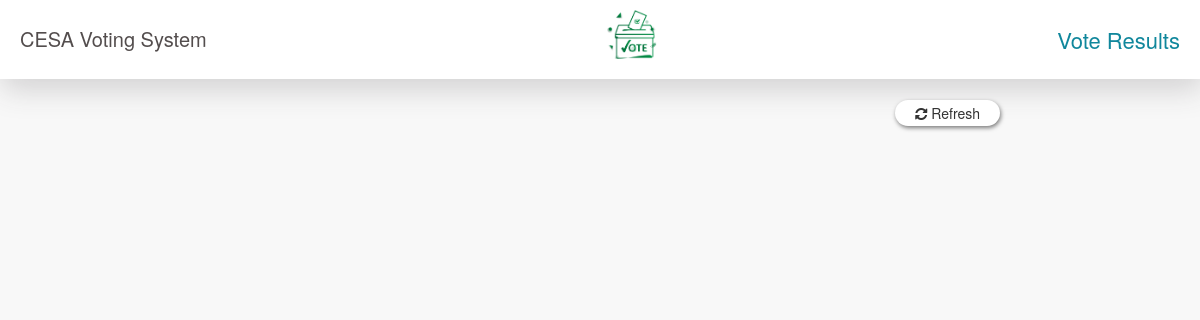
The page /results.php?token=CESAGI2022 on the database as committed earlier.
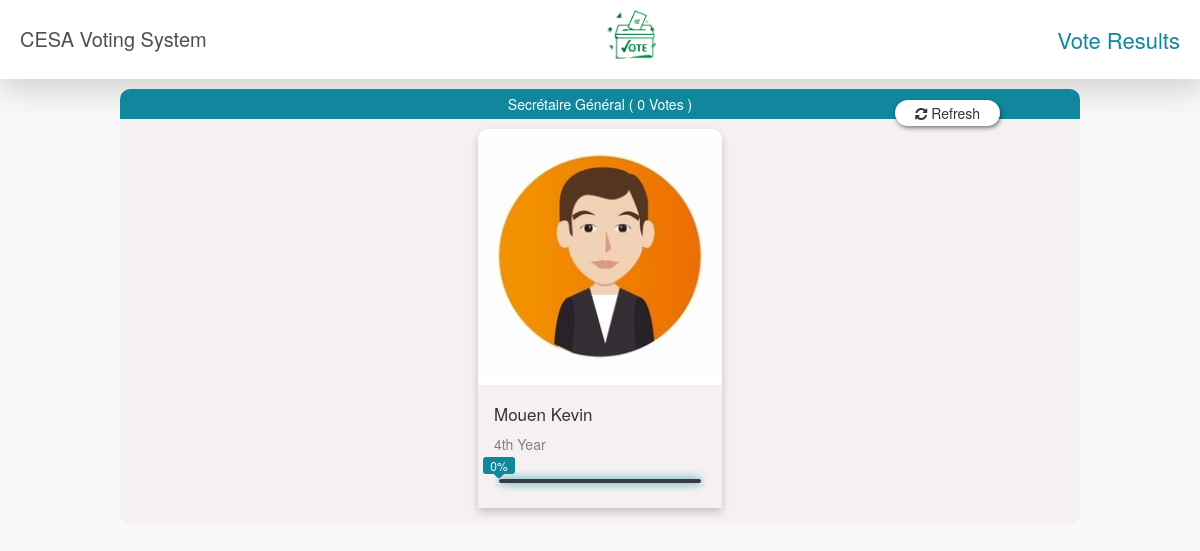
The same page on the database as committed later.
### tables this page shows
CREATE TABLE IF NOT EXISTS `postes` (
  `id` int(11) NOT NULL AUTO_INCREMENT,
  `name` varchar(100) NOT NULL,
  `class_name` varchar(10) NOT NULL,
  PRIMARY KEY (`id`),
  UNIQUE KEY `id` (`id`,`class_name`)
);

CREATE TABLE IF NOT EXISTS `candidate` (
  `candidate_id` int(11) NOT NULL AUTO_INCREMENT,
  `position` int(11) ,
  `firstname` varchar(100) NOT NULL,
  `lastname` varchar(100) NOT NULL,
  `year_level` varchar(100) NOT NULL,
  `gender` varchar(100) NOT NULL,
  `img` varchar(100) NOT NULL,
  PRIMARY KEY (`candidate_id`),
  FOREIGN KEY (`position`) REFERENCES `postes`(`id`)
);

### results.php (the view, shortened to what this page needs)
<?php
include('voteHead.php');
require 'database/dbcon.php';
?>
<body>
	<?php include('side_bar_anonyme_user.php'); ?>
	<form method="POST" action="results.php?token=CESAGI2022" class="rootContainer">
		<div class="refreshDiv">
			<button class="refreshButton" type="submit" name="submit"><i class = "fa fa-refresh fa-large" ></i>  Refresh</button>
		</div>
		<?php
		$postes = $conn->query("SELECT `id`, `name` , `class_name` FROM `postes`") or die(mysqli_errno());
		while ($poste = $postes->fetch_array()) {
			$query = $conn->query("SELECT * FROM `candidate` WHERE `position` = " . $poste['id']) or die(mysqli_errno());
			if ($query->num_rows > 0) {
				$queryVote = $conn->query("SELECT count(*) as total FROM `votes` WHERE `poste_id` = " . $poste['id'] . "") or die(mysqli_errno());
				$total = $queryVote->fetch_array();
		?>
				<div class="voteContainer">
					<div class="posteTitle">
						<center><?php echo $poste['name'] . " ( " . $total['total'] . " Votes )"; ?></center>
					</div>
					<div class="rowCard">
						<?php
						while ($fetch = $query->fetch_array()) {
						?>
							<div class="columnCard">
								<div class="card">
									<img src="admin/<?php echo $fetch['img'] ?>">
									<div class="containerCard">
										<h2 class="nameCard"><?php echo $fetch['firstname'] . " " . $fetch['lastname'] ?></h2>
										<p class="levelCard"><?php echo $fetch['year_level'] ?></p>
										<div class="reportBar">
											<span class="bar">
											</span>
										</div>
									</div>
								</div>
							</div>
						<?php
						}
						?>
					</div>
				</div>
		<?php
			}
		}
		?>
	</form>
</body>
</html>

Rows that differ between the two databases and show on the page:
now on this page (row unchanged): postes: name "Secrétaire Général", total "0"
now on this page (row edited): candidate: img (picture), firstname "Mouen", lastname "Kevin", year_level "4th Year"
